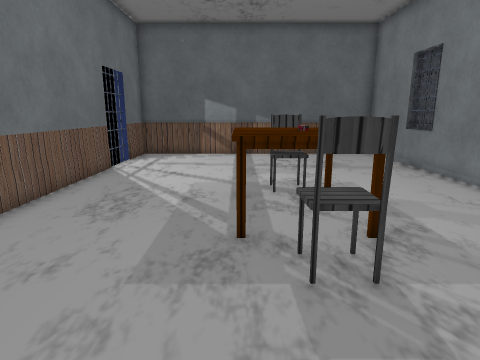
view 1 (above)

12 first-person views from a walk through a scene from a Unity 3-D project. The camera is 1.2 m above the floor, tilts 12° down and sees 75° across. The floor is counted in squares, 0.5 m on a side. Each view is taken from the middle of a square. On the plan, view 1 faces up. The plan holds only what a view shows up to about 19 squares ahead; the rest is blank. The player is left out. Some animated figures are left out. Some surface patterns are stand-ins.

view 2
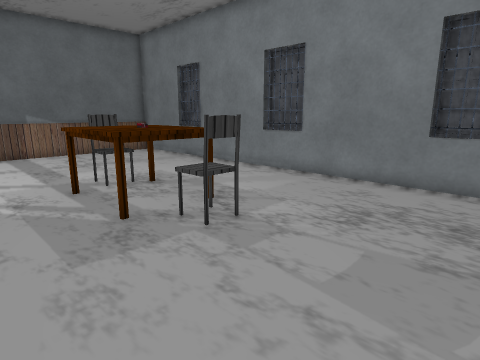

view 3
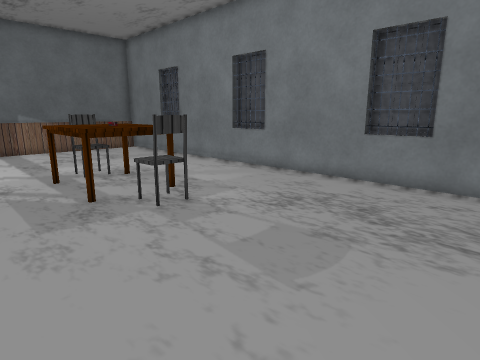

view 4
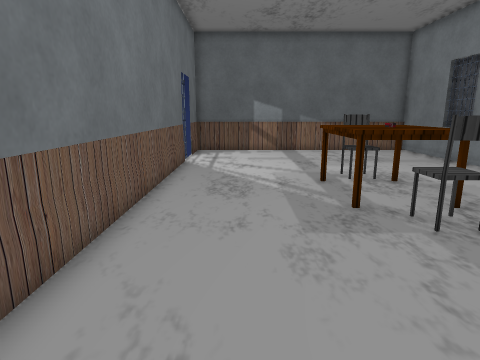

view 5
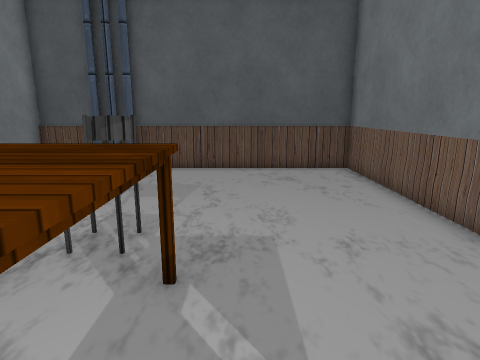

view 6
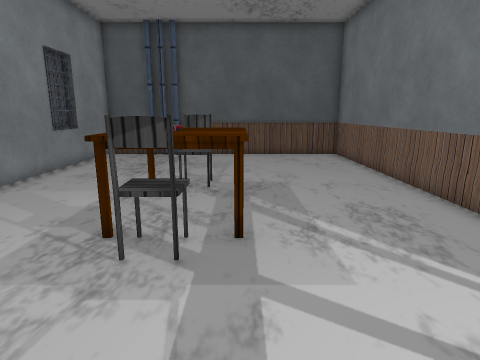

view 7
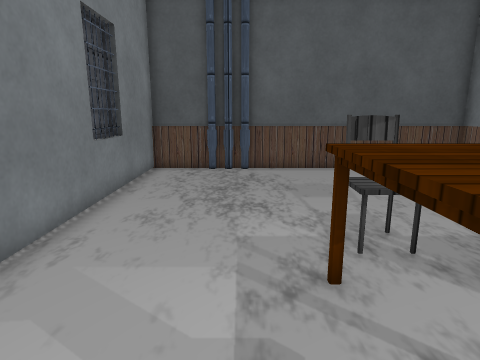

view 8
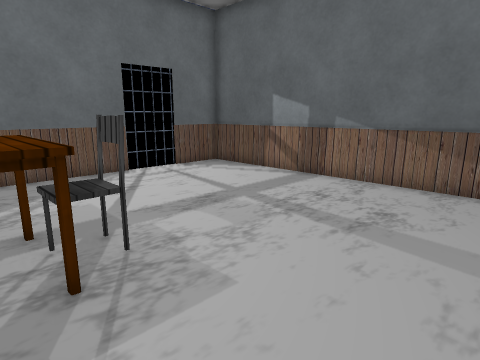

view 9
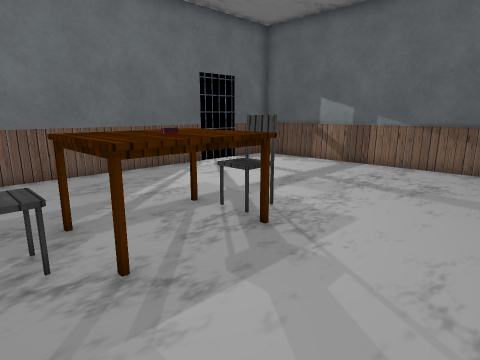

view 10
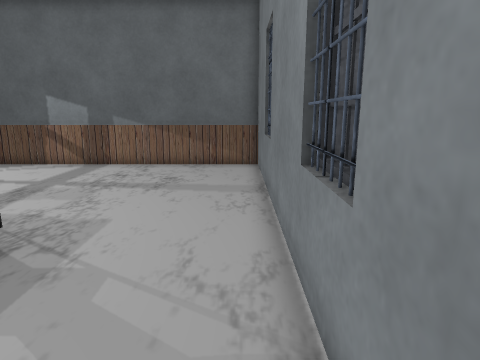

view 11
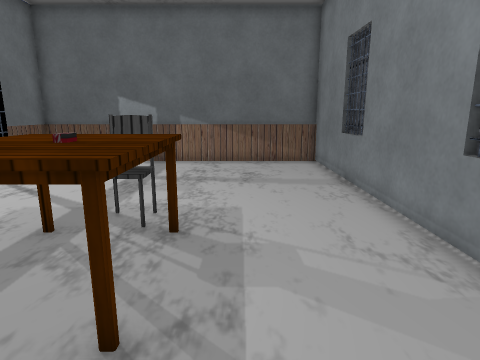

view 12
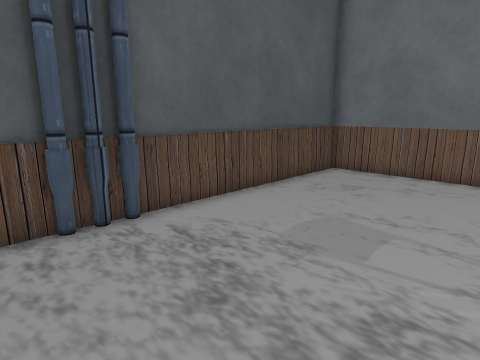

### Floor plan
Points are (right, up) in squares from view 1. A wall is a line through its corners. A room is listed if a view was taken in it or the views show most of it. See-through windows are left out.
Room 1 (views 1, 2, 3, 4, 5, 6, 7, 8, 9, 10, 11, 12)
walls: (8.2, 7.4) (8.2, 8.5); (-5.9, 13.5) (-5.9, -4) (3.6, -4); (8.2, 1.7) (7.8, 1.7); (8.2, 14.4) (8.2, 15) (7.8, 15); (8.2, -0.4) (8.2, 0.6); (5.4, -4) (7.9, -4) (7.9, 19.1) (-5.9, 19.1) (-5.9, 16.4); (-7.2, 18.4) (-7.2, 14.6)
objects: barrier (-6, 14) to (-6, 16); table (0, 6) to (3, 9); chair (1, 4) to (2, 5); chair (1, 9) to (2, 10)

Positions as (right, up) in squares from view 1, and headings:
1: (0, 0), facing up
2: (-3, -1), facing up-right
3: (-3, -3), facing up-right
4: (-3, -2), facing up
5: (-1, 10), facing down
6: (0, 15), facing down
7: (4, 10), facing down
8: (7, 8), facing up-left
9: (7, 4), facing up-left
10: (7, 4), facing up
11: (4, 3), facing up
12: (7, 3), facing down-left
